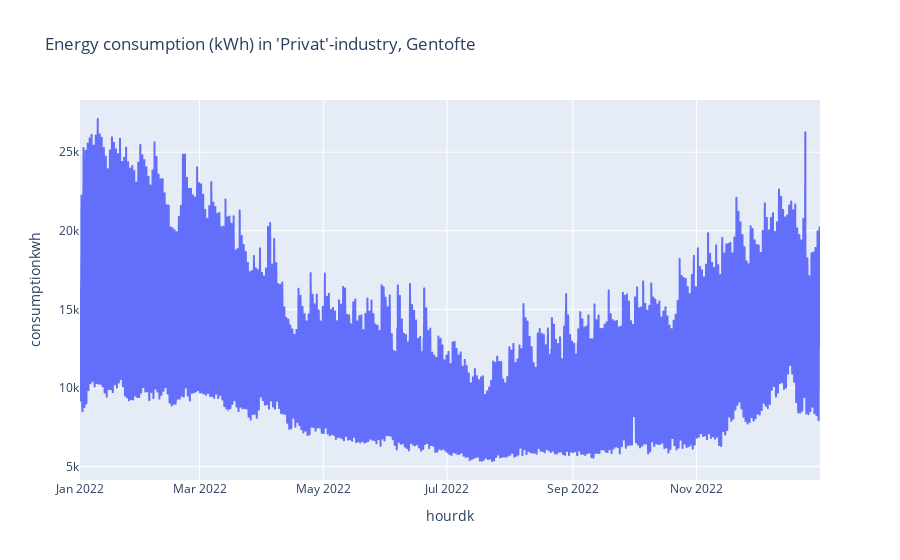

Notebook source saved alongside this figure:
### Code cell
rng_cons_muni = random.choice(consumption["municipalityno"].unique())
rng_cons_branche = random.choice(consumption["branche"].unique())
rng_cons_muni_name = get_municipality_name(int(rng_cons_muni))

df_rng_cons = consumption.query(f"municipalityno == {rng_cons_muni} and branche == '{rng_cons_branche}'")
rng_cons_fig = px.line(df_rng_cons, x = 'hourdk', y = 'consumptionkwh',
                       title=f"Energy consumption in '{rng_cons_branche}'-industry, {rng_cons_muni_name}")

rng_cons_fig.show()

### Figure 1 — Plotly figure (JSON) as saved in the notebook; plotly's stock layout.template omitted (floating-point values rounded to 4 significant figures; data arrays with more than 128 entries replaced by an {"elided": "..."} marker saying what was removed)
{"data": [{"hovertemplate": "hourdk=%{x}<br>consumptionkwh=%{y}<extra></extra>", "legendgroup": "", "line": {"color": "#636efa", "dash": "solid"}, "marker": {"symbol": "circle"}, "mode": "lines", "name": "", "showlegend": false, "type": "scattergl", "x": {"elided": "8760 str values"}, "xaxis": "x", "y": {"elided": "8760 float values"}, "yaxis": "y"}], "layout": {"legend": {"tracegroupgap": 0}, "title": {"text": "Energy consumption (kWh) in 'Privat'-industry, Gentofte"}, "xaxis": {"anchor": "y", "domain": [0, 1], "title": {"text": "hourdk"}}, "yaxis": {"anchor": "x", "domain": [0, 1], "title": {"text": "consumptionkwh"}}}}
